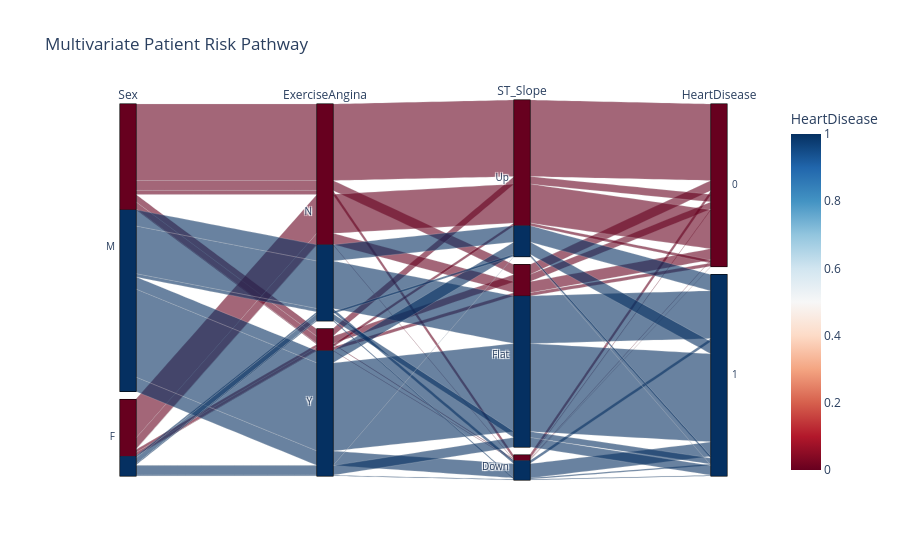

Write notebook code for a chart like this one.
### Markdown cell above
#### 9.1.5 Parallel Coordinates Plot Categorical/Binary Features

### Code cell
import plotly.express as px

fig = px.parallel_categories(
    df, 
    dimensions=['Sex', 'ExerciseAngina', 'ST_Slope', 'HeartDisease'],
    color="HeartDisease", 
    color_continuous_scale=px.colors.sequential.RdBu,
    title="Multivariate Patient Risk Pathway"
)
fig.show()

### Figure 1 — Plotly figure (JSON) as saved in the notebook; plotly's stock layout.template omitted (floating-point values rounded to 4 significant figures; data arrays with more than 128 entries replaced by an {"elided": "..."} marker saying what was removed)
{"data": [{"dimensions": [{"label": "Sex", "values": {"elided": "918 str values"}}, {"label": "ExerciseAngina", "values": {"elided": "918 str values"}}, {"label": "ST_Slope", "values": {"elided": "918 str values"}}, {"label": "HeartDisease", "values": {"elided": "918 int values"}}], "domain": {"x": [0, 1], "y": [0, 1]}, "line": {"color": {"elided": "918 int values"}, "coloraxis": "coloraxis"}, "name": "", "type": "parcats"}], "layout": {"coloraxis": {"autocolorscale": false, "colorbar": {"title": {"text": "HeartDisease"}}, "colorscale": [[0, "rgb(103,0,31)"], [0.1, "rgb(178,24,43)"], [0.2, "rgb(214,96,77)"], [0.3, "rgb(244,165,130)"], [0.4, "rgb(253,219,199)"], [0.5, "rgb(247,247,247)"], [0.6, "rgb(209,229,240)"], [0.7, "rgb(146,197,222)"], [0.8, "rgb(67,147,195)"], [0.9, "rgb(33,102,172)"], [1, "rgb(5,48,97)"]]}, "legend": {"tracegroupgap": 0}, "title": {"text": "Multivariate Patient Risk Pathway"}}}
